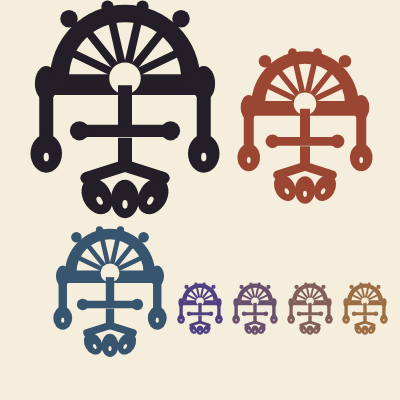
Frame 1 (no input)
Frame 60 (no input): identical to frame 1, image omitted
Frame 120 (the mouse pressed at the canvas centre since frame 60): identical to frame 1, image omitted

The p5.js sketch that drew this single still picture (run headless with seeded random() and noise() and a simulated clock; from frame 60 on, the mouse is pressed at the canvas centre):

// p5.js sketch
// ── sketch.js
// DM2008 — Activity 3b
// One Function Wonder (20 min)
//
// Write a function that draws a shape or group of shapes.
// It should take at least one parameter — try x, y, size, or color.
// Call it several times with different values to create variation.
//
// Ideas: a simple face, a flower, a house, an icon.
// Example: myShape(100, 200, 50); myShape(300, 200, 80);
//
// Stretch: call your function inside a for loop to create a repeating pattern.

function setup() {
  createCanvas(400, 400);
  rectMode(CENTER);
}

function draw() {
  const bg = color(245, 238, 220);
  background(bg);

  glyph(125, 115, 175, color(35, 30, 40), bg);
  glyph(305, 130, 125, color(155, 70, 50), bg); 
  glyph(110, 295, 105, color(55, 85, 110), bg);  

  for (let i = 0; i < 4; i++) {
    let cc = color(80 + i * 25, 65 + i * 15, 130 - i * 20);
    glyph(200 + i * 55, 310, 42, cc, bg);
  }
}

function glyph(x, y, s, c, bg) {
  push();
  translate(x, y);
  noStroke();
  rectMode(CENTER);
  fill(c);

  ellipse(-s * 0.32, -s * 0.55, s * 0.10, s * 0.10);
  ellipse(-s * 0.10, -s * 0.62, s * 0.07, s * 0.07);
  ellipse( s * 0.10, -s * 0.62, s * 0.07, s * 0.07);
  ellipse( s * 0.32, -s * 0.55, s * 0.10, s * 0.10);
  ellipse(-s * 0.45, -s * 0.18, s * 0.13, s * 0.20);
  ellipse( s * 0.45, -s * 0.18, s * 0.13, s * 0.20);
  arc(0, -s * 0.20, s * 0.86, s * 0.86, PI, TWO_PI);
  rect(0, -s * 0.16, s * 0.88, s * 0.09);
  fill(bg);
  arc(0, -s * 0.21, s * 0.64, s * 0.64, PI, TWO_PI);

  stroke(c);
  strokeWeight(s * 0.045);
  push();
  translate(0, -s * 0.21);
  const spokes = 7;
  for (let i = 0; i <= spokes; i++) {
    let theta = PI + i * (PI / spokes);
    line(0, 0, cos(theta) * s * 0.32, sin(theta) * s * 0.32);
  }
  pop();
  noStroke();

  fill(bg);
  ellipse(0, -s * 0.21, s * 0.18, s * 0.18);

  fill(c);
  rect(0, -s * 0.04, s * 0.08, s * 0.26);
  rect(0,  s * 0.09, s * 0.50, s * 0.07);
  ellipse(-s * 0.26, s * 0.09, s * 0.11, s * 0.11);
  ellipse( s * 0.26, s * 0.09, s * 0.11, s * 0.11);
  rect(0,  s * 0.21, s * 0.08, s * 0.16);

  for (let side = -1; side <= 1; side += 2) {
    let px = side * s * 0.45;
    fill(c);
    rect(px, s * 0.02, s * 0.08, s * 0.30);
    ellipse(px, s * 0.22, s * 0.18, s * 0.22);
    fill(bg);
    ellipse(px, s * 0.24, s * 0.03, s * 0.05);
  }

  stroke(c);
  strokeWeight(s * 0.07);
  line(0, s * 0.29, -s * 0.22, s * 0.36);
  line(0, s * 0.29,  s * 0.22, s * 0.36);
  noStroke();

  for (let i = -1; i <= 1; i++) {
    push();
    translate(i * s * 0.22, s * 0.36);
    rotate(i * PI / 6);
    fill(c);
    ellipse(0, s * 0.12, s * 0.16, s * 0.22);
    fill(bg);
    ellipse(0, s * 0.15, s * 0.03, s * 0.05);
    pop();
  }

  pop();
}
